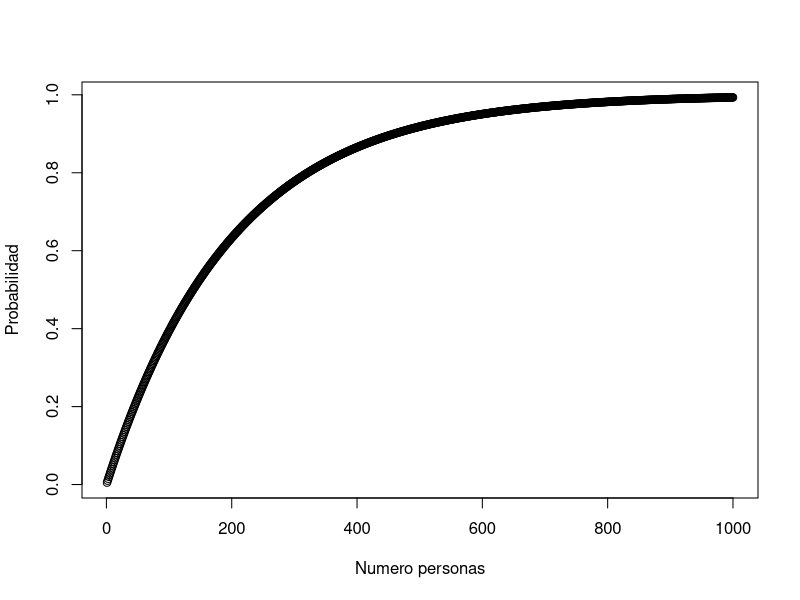
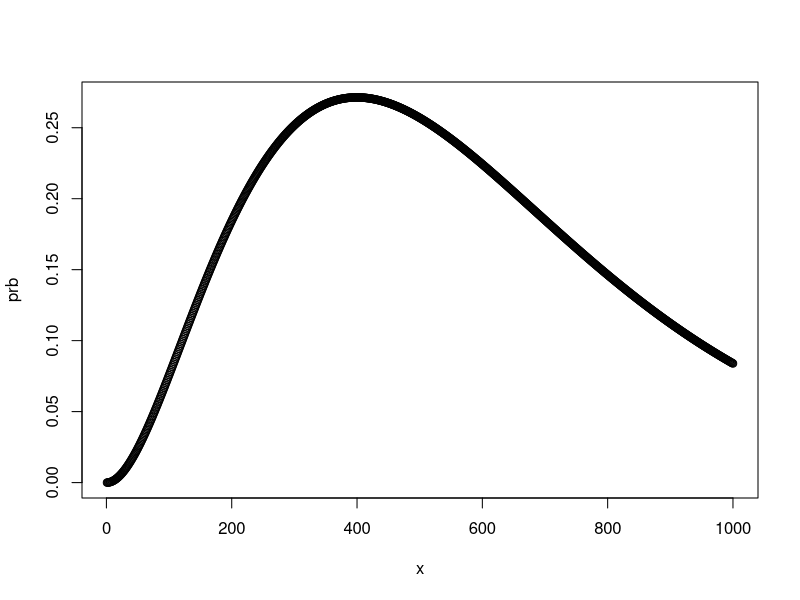
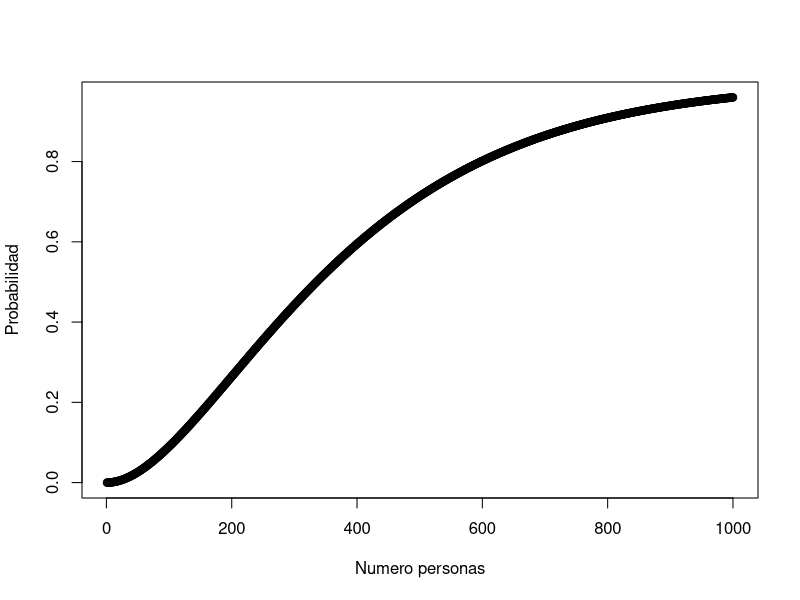
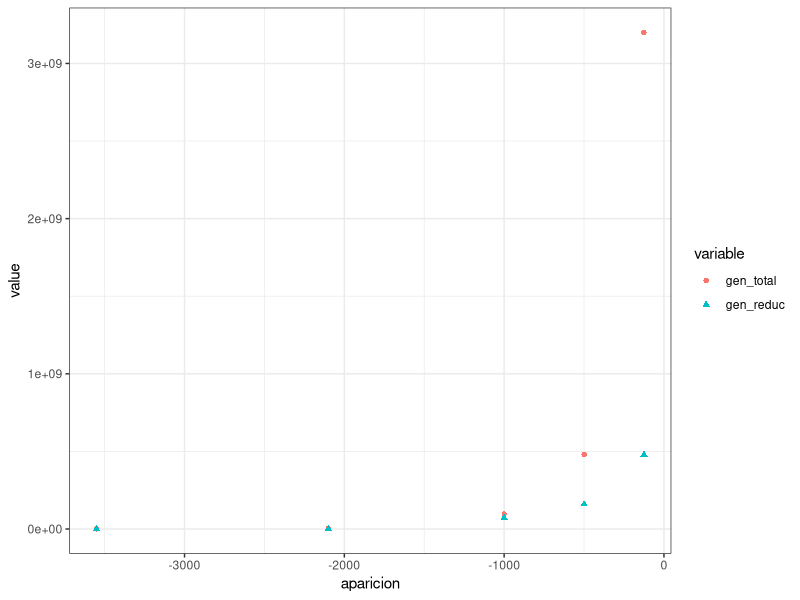
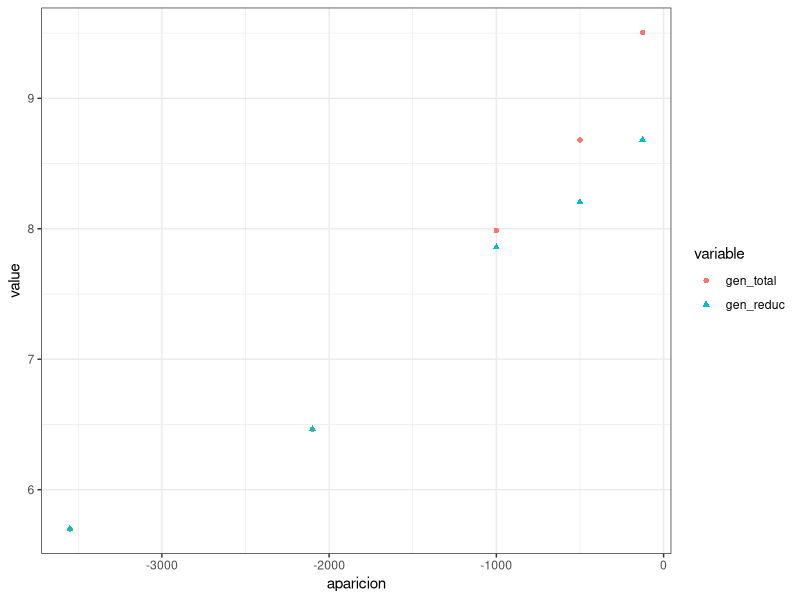
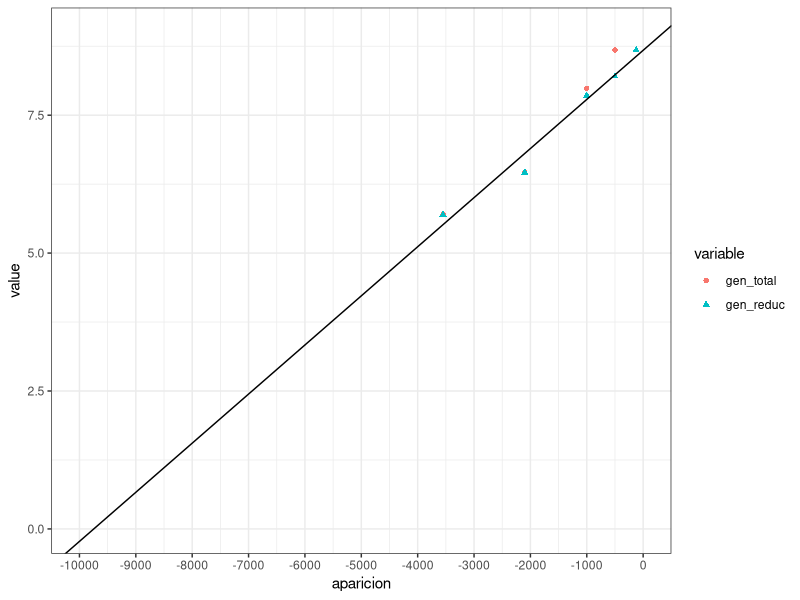
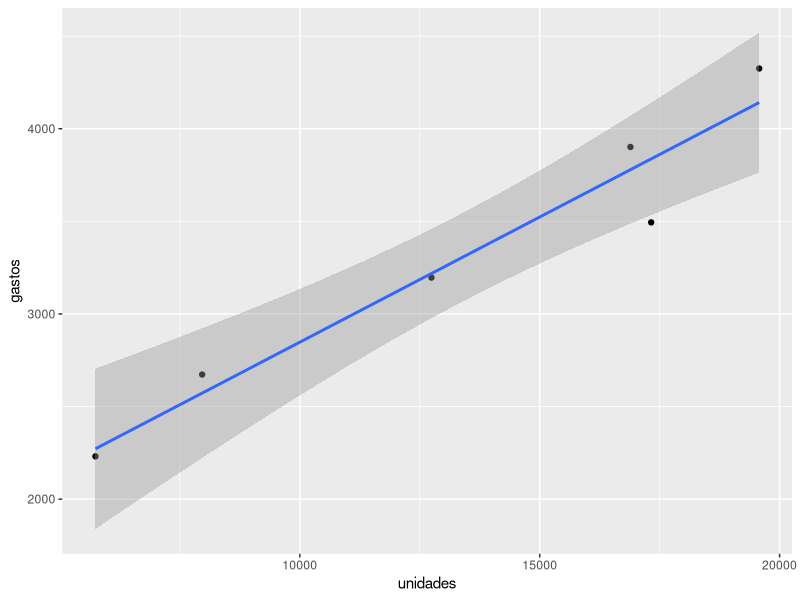

These charts were generated, in order, by the following R code:
## ---- chunk 1
p=5/1000
x<- 1:1000

prb <- 1-(1-p)^x
prb <- 1-dbinom(x=0,size=x,prob=p)
plot(x,prb,xlab="Numero personas",ylab="Probabilidad")
## ---- chunk 2
prb <- dbinom(x=2, size=x, prob=p)
plot(x,prb)
## ---- chunk 3
#Cualquiera de las dos líneas que vienen a continuación dan el mismo resultado.
# pbinom : Da la probabilidad acumulada 
# dbinom : Da la probabilidad para el valor de interés. pbinom(q=1,size=x,prob=p) es igual a dbinom(x=0,size=x,prob=p)+dbinom(x=1,size=x,prob=p) 
#prb<-1-pbinom(q=1,size=x,prob=p)
prb<-1-(dbinom(x=0,size=x,prob=p)+dbinom(x=1,size=x,prob=p))
plot(x,prb,xlab="Numero personas",ylab="Probabilidad")

## ---- chunk 4
df<-data.frame(especie=c("mamíferos","peces","gusanos","eucariotas","procariotas"),
           gen_total=c(3.2e9,4.8e8,9.7e7,2.9e6,5e5),
          gen_reduc=c(4.8e8,1.6e8,7.2e7,2.9e6,5e5),
          aparicion=c(-125,-500,-1000,-2100,-3550))
## ---- chunk 5
library(ggplot2)
library(reshape2)

dfm<-melt(df,id=c("especie","aparicion"))
ggplot(data=dfm,aes(x=aparicion,y=value))+geom_point(aes(shape=variable,color=variable))+theme_bw()
## ---- chunk 6
dflog<-df
dflog[,2:3]<- log10(dflog[,2:3])
#dflog[,4]<- -log10(-dflog[,4])
dflog

dfm<-melt(dflog,id=c("especie","aparicion"))


ggplot(data=dfm,aes(x=aparicion,y=value))+geom_point(aes(shape=variable,color=variable))+theme_bw()
## ---- chunk 7
model_total <- lm(data = dflog, formula=gen_total~aparicion )
summary(model_total)
model_reduc <- lm(data = dflog, formula=gen_reduc~aparicion )
summary(model_reduc)
## ---- chunk 8
ggplot(data=dfm,aes(x=aparicion,y=value))+geom_point(aes(shape=variable,color=variable))+
  geom_abline(intercept = model_reduc$coefficients[1], slope=model_reduc$coefficients[2])+
  theme_bw()+
  ylim(c(0,9))+
  scale_x_continuous(breaks = seq(-10e3,0, by=1000), limits = c(-10e3,0))
## ---- chunk 9
consumo<-data.frame(
    date=as.Date(c('2019-05-07','2019-04-04','2019-03-04','2019-02-04','2019-01-03','2018-12-03')),
    gastos=c(2230.8,2672.8,3196.22,4325.23,3901.45,3494.24),
    unidades=c(5740.57,7964.7,12743.42,19574.43,16890.89,17322.95))
consumo
## ---- chunk 10
ggplot(consumo, aes(x=unidades, y=gastos))+geom_point()+
  geom_smooth(method='lm')
## ---- chunk 11
model <- lm(consumo, formula=gastos~unidades)
summary(model)
## ---- chunk 12
model$coefficients[2]
## ---- chunk 13
model$coefficients[1]
